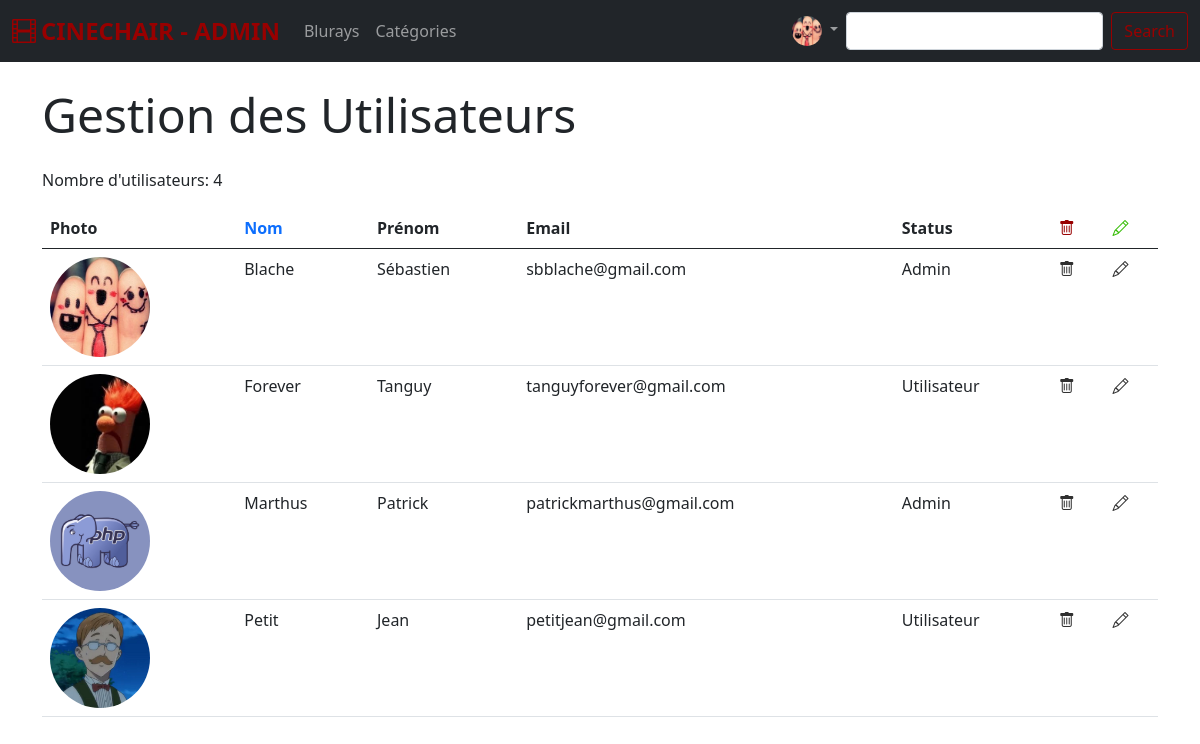
/admin?action=users (signed in), run on an earlier commit of the app's database.
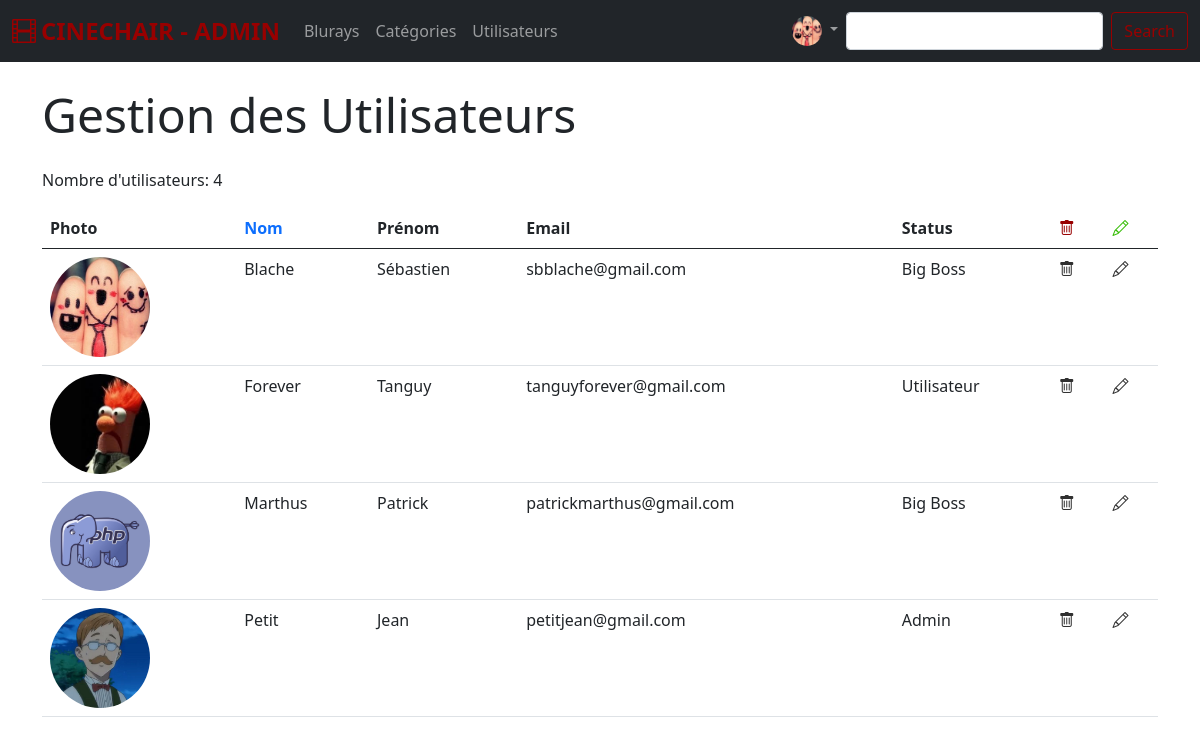
And on a later commit of the database.
### tables this page shows
CREATE TABLE IF NOT EXISTS `users` (
  `id` int(11) NOT NULL AUTO_INCREMENT,
  `name` varchar(50) NOT NULL,
  `first_name` varchar(50) NOT NULL,
  `password` varchar(255) NOT NULL,
  `status_id` int(11) NOT NULL,
  `profil` varchar(255) DEFAULT NULL,
  `email` varchar(255) NOT NULL,
  `query_id` int(11) NOT NULL,
  `reply` varchar(255) NOT NULL,
  PRIMARY KEY (`id`),
  UNIQUE KEY `email` (`email`),
  KEY `status_id` (`status_id`),
  KEY `query_id` (`query_id`)
);

CREATE TABLE IF NOT EXISTS `status` (
  `s_id` int(11) NOT NULL AUTO_INCREMENT,
  `s_name` varchar(50) NOT NULL,
  PRIMARY KEY (`s_id`)
);

### pages/admin_users.php (the view)
<?php
$sql = "SELECT * FROM users
        LEFT JOIN status ON status_id = s_id";
isset($_GET['order']) ? $sql .= " ORDER BY name DESC" : $sql .=" ORDER BY name ASC";
$stmt = $dbh->prepare($sql);
$stmt->execute();
$users = $stmt->fetchAll();
?>
<section class="container">
    <h2 class="display-5 my-4">Gestion des Utilisateurs</h2>
    <p>Nombre d'utilisateurs: <?= count($users) ?></p>
    <div class="row">
        <div class="col-12">
            <table class="table table-hover col-6">
                <thead>
                <tr>
                    <th>Photo</th>
                    <th><a <?= !isset($_GET['order']) ? 'href="?action=users&order=desc"' : 'href="?action=users"' ?> class="link">Nom</a></th>
                    <th>Prénom</th>
                    <th>Email</th>
                    <th>Status</th>
                    <th><i class="bi bi-trash"></i></th>
                    <th><i class="bi bi-pencil green"></i></th>
                </tr>
                </thead>
                <tbody>
                <?php foreach($users as $user) : ?>
                    <tr>
                        <td><img src="assets/img/profil/<?= $user->profil ?>" alt="<?= $user->name ?>" class="edit-profil"></td>
                        <td><?= $user->name ?></td>
                        <td><?= $user->first_name ?></td>
                        <td><?= $user->email ?></td>
                        <td><?= $user->s_name ?></td>
                        <td><a href="src/deluser.php?id=<?= $user->id ?>" onclick="return confirm('Êtes vous sûre de vouloir suprimer <?= $user->name ?> <?= $user->first_name ?> ? Cette action sera définitive')"><i class="bi bi-trash trash-grey"></i></a></td>
                        <td><a href="?action=edituser&id=<?= $user->id ?>"><i class="bi bi-pencil pencil-grey"></i></a></td>
                    </tr>
                <?php endforeach ?>
                </tbody>
            </table>
        </div>
    </div>
</section>

### partials/admin_header.php (shortened to what this page needs)
<!doctype html>
<html lang="zxx">
<head>
    <link rel="stylesheet" href="https://cdn.jsdelivr.net/npm/bootstrap-icons@1.4.1/font/bootstrap-icons.css">
    <link rel="stylesheet" href="assets/css/bootstrap.min.css">
    <link rel="stylesheet" href="assets/css/admin.css">
</head>
<body>
<header class="sticky-top">
    <nav class="navbar navbar-expand-lg navbar-dark bg-dark">
        <div class="container-fluid">
            <span class="navbar-brand"><i class="bi bi-film"></i>Cinechair - Admin</span>
            <div class="collapse navbar-collapse" id="navbarSupportedContent">
                <ul class="navbar-nav me-auto mb-2 mb-lg-0">
                    <li class="nav-item">
                        <a class="nav-link" href="?action=admin">Blurays</a>
                    </li>
                    <li class="nav-item">
                        <a class="nav-link" href="?action=categorys">Catégories</a>
                    </li>
                    <?php if($_SESSION['status'] == 'Big Boss') : ?>
                    <li class="nav-item">
                        <a class="nav-link" href="?action=users">Utilisateurs</a>
                    </li>
                    <?php endif ?>
                </ul>
                <ul class="navbar-nav " >
                    <li class="nav-item dropdown">
                        <a class="nav-link dropdown-toggle" href="?page=Film" id="navbarDropdown" role="button" data-bs-toggle="dropdown" aria-expanded="false">
                            <img src="assets/img/profil/<?= $_SESSION['profil'] ?>" class="user-profil">
                        </a>
                    </li>
                </ul>
                <form class="d-flex" action="?" method="get">
                    <input class="form-control me-2" type="search" <?php if(isset($_GET['search'])){ echo 'value='.$_GET['search'];} ?> name="search">
                    <button class="btn" type="submit">Search</button>
                </form>
            </div>
        </div>
    </nav>
</header>
<main>

### admin.php (shortened to what this page needs)
<?php
$dbh = connect();
require_once "partials/admin_header.php";
if($_GET['action'] == 'editbluray') {
    require_once 'forms/editbluray.php';
} elseif ($_GET['action'] == 'addbluray') {
    require 'forms/addbluray.php';
} elseif ($_GET['action'] == 'categorys') {
    require 'pages/admin_category.php';
}elseif ($_GET['action'] == 'editcategory') {
    require 'forms/editcategory.php';
} elseif ($_GET['action'] == 'addcategory') {
    require 'forms/addcategory.php';
} elseif ($_GET['action'] == 'users') {
    require 'pages/admin_users.php';
} elseif ($_GET['action'] == 'edituser') {
    require 'forms/edituser_admin.php';
} else {
    require_once "pages/admin_home.php";
}
require_once 'partials/admin_footer.php';

### partials/admin_footer.php (shortened to what this page needs)
</main>
</body>
</html>

### assets/css/admin.css (style rules this page uses)
* { padding: 0; margin: 0; }
header nav form button { border-color: #980000 !important; color: #980000 !important; }
.navbar-brand, i { color: #980000 !important; }
.navbar-brand { font-size: 1.5rem; text-transform: uppercase; font-weight: bolder; }
.navbar-brand i { margin-right: 5px; }
.user-profil { width: 30px; height: auto; border-radius: 50%; }
td img { width: 75px; height: 100px; }
.link { text-decoration: none; }
td a { text-decoration: none !important; }
.green { color: #34bc03 !important; }
.pencil-grey { color: #303030 !important; }
.trash-grey { color: #303030 !important; }
.edit-profil { width: 100px; height: 100px; border-radius: 50%; }

What changed in the data, as far as the page shows it:
changed users "Blache": status.s_name "Admin" → "Big Boss"
changed users "Marthus": status.s_name "Admin" → "Big Boss"
changed users "Petit": status.s_name "Utilisateur" → "Admin"
Also different on the page:
text now shown: "Utilisateurs"
